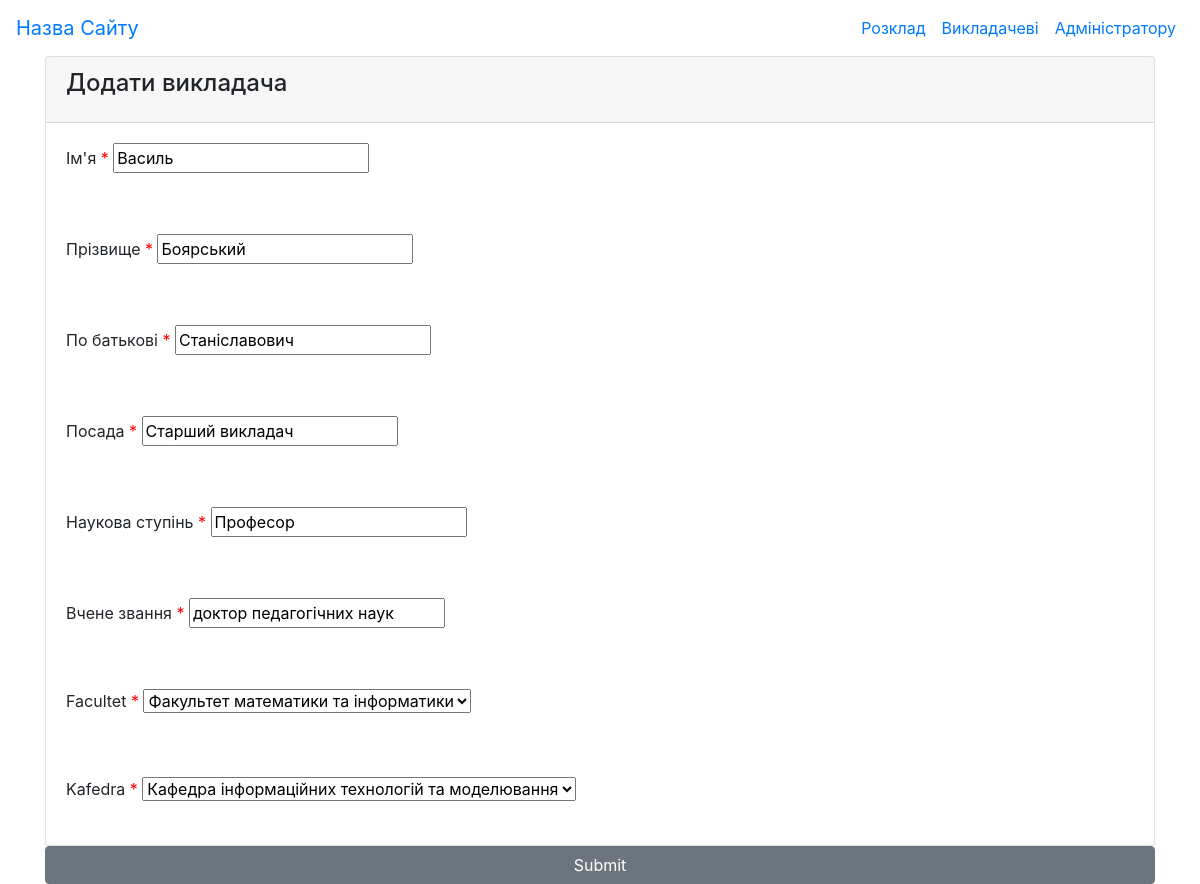
Page /control/vukladach/update/2/ on the committed database.
### vukladach/models.py (models this page shows, shortened)
class Vukladach(models.Model):
    imya=models.CharField("Ім'я", max_length=75)
    prizvusche=models.CharField("Прізвище", max_length=75)
    poBatkovi=models.CharField("По батькові", max_length=75)
    posada=models.CharField("Посада", max_length=175)
    naukovaStupin=models.CharField("Наукова ступінь", max_length=75)
    vcheneZvannya=models.CharField("Вчене звання", max_length=75)
    facultet=models.ForeignKey(Facultys,on_delete=models.PROTECT)
    kafedra=models.ForeignKey(Kafedras,on_delete=models.PROTECT)

### vukladach/views.py (the view, shortened to what this page needs)
# urls.py: path('update/<int:pk>/', VukladachUpdate.as_view(), name='vukladach_update'),
class VukladachUpdate(UpdateView):
    model = Vukladach
    form_class = VukladachForm
    template_name = "vukladach/vukladach_create_or_update.html"
    success_url = reverse_lazy('vukladach_list')

### vukladach/forms.py
class VukladachForm(ModelForm):
    class Meta:
        model=Vukladach
        fields='__all__'

### control/models.py (called while the page is built)
    def __str__(self):
        return self.title

    def __str__(self):
        return self.titleKafedra

### vukladach/templates/vukladach/vukladach_create_or_update.html (shortened to what this page needs)
{% extends "main/index.html" %}
{% block content %}
<form enctype="multipart/form-data" class="container" method="post" id="vukladach_form">
    <div class="card">
        <div class="card-header card-header-secondary">
            <h4 class="card-title">Додати викладача</h4>
        </div>
        {% for field in form %}
            <div class="form-group card-body">
                <label>{{field.label}}</label>
                {% if field.field.required %}
                    <span style="color: red;" class="required">*</span>
                {% endif %}
                {{field}}
            </div>
        {% endfor %}
    </div>
        <div class="vukladach-group">
            <button type="submit" class="btn btn-secondary btn-block">Submit</button>
        </div>
</form>
{% endblock content %}

### rows in the picture
Vukladach: form "Василь" "Боярський" "Станіславович" "Старший викладач" "Професор" "доктор педагогічних наук" "Факультет математики та інформатики" "Кафедра інформаційних технологій та моделювання"

### other values in the picture
{{ field.label }} "Ім'я" "Прізвище" "По батькові" "Посада" "Наукова ступінь" "Вчене звання" "Facultet" "Kafedra"
